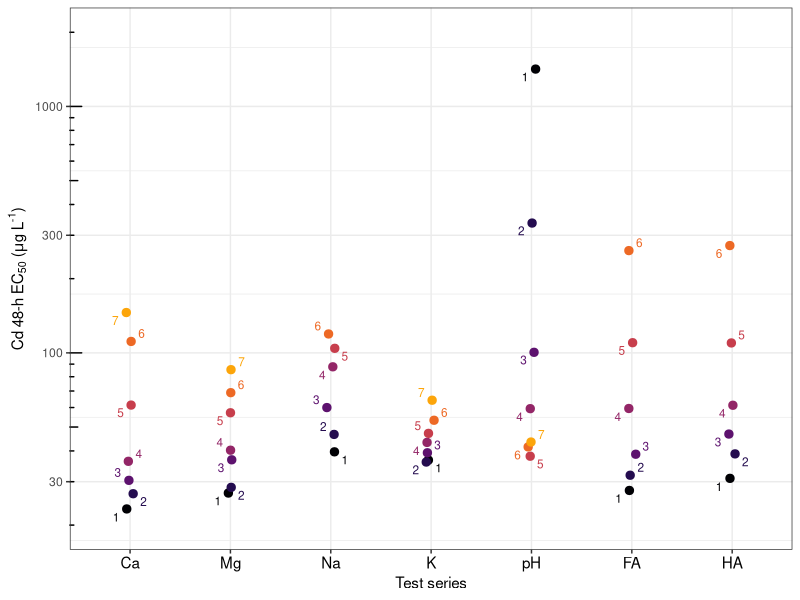
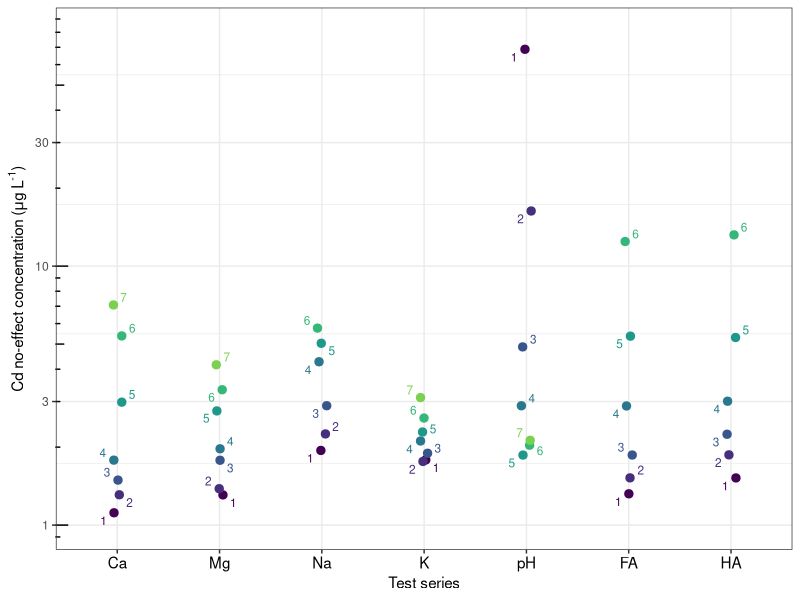
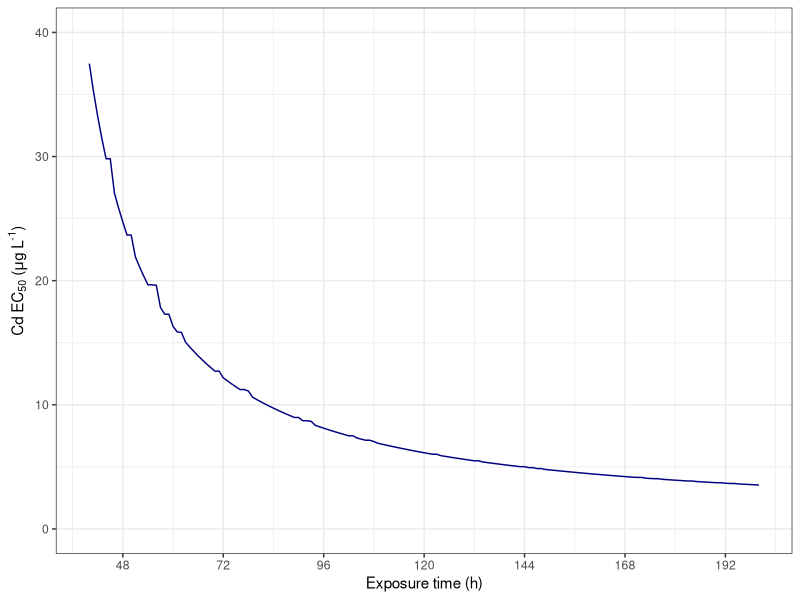

Reproduce these figures in R, in order.
## ---- chunk 1
knitr::opts_chunk$set(echo = TRUE)
## ---- chunk 2
library(deSolve) # for using the function "ode" to integrate
library(minpack.lm) # for using the function "nls.lm" to fit
library(ggplot2) # for plotting
library(ggrepel) # for adding text onto plots without overlapping
## ---- chunk 3
K_Cd <- 10^7.96 # L/mol, stability constant for Cd2+ + BL = CdBL
K_Ca <- 10^4.34 # L/mol, stability constant for Ca2+ + BL = CaBL
K_Mg <- 10^4.21 # L/mol, stability constant for Mg2+ + BL = MgBL
K_Na <- 10^3.42 # L/mol, stability constant for Na+ + BL = NaBL
K_K  <- 10^4.01 # L/mol, stability constant for K+ + BL = KBL
K_H  <- 10^8.79 # L/mol, stability constant for H+ + BL = HBL
## ---- chunk 4
ke <- 0.00308  # 1/hour, elimination rate constant of Cd
Jmax <- 3.16  # μg/g/h, maximum uptake rate of Cd 
CIT <- 33.5 # μg/g tissue, internal threshold concentration of Cd
kk <- 0.00267 # g tissue/ug Cd/hour, killing rate of Cd
h0 <- 0 # 1/hour, background hazard rate, set to 0 in this study 
## ---- chunk 5
BLM <- function (t, y, parameters) {
  Cint <- y[1]
  Hazard <- y[2]
  C_Cd <- parameters[1]
  # μg Cd/g tissue/hour, uptake rate of Cd
  Jin <- Jmax*K_Cd*C_Cd/(1 +K_Cd*C_Cd +K_Ca*C_Ca +K_Mg*C_Mg +K_Na*C_Na +K_K*C_K +K_H*C_H)
  dCint <- Jin - ke * Cint
  dHazard <- kk * max(Cint - CIT, 0) + h0
  list(c(dCint, dHazard))
}
## ---- chunk 6
fn_EC50 <- function(parameters_to_fit){
  C_Cd <- parameters_to_fit[1]
  out.fit <- ode(y = initial,
                 times = times,
                 func = BLM,
                 parms = c(C_Cd))
  n <- length(times)
  Survivorship_final <- exp(-out.fit[,3])[n]
  
  # definition of EC50: final survivorship = 0.5
  obj <- abs(Survivorship_final - 0.5) *1000
  return(obj)
}

## ---- chunk 7
fn_NEC <- function(C_Cd) {
  # NEC is calculated by solving the equation: 
  # Jin/ke = CIT (or CIT * ke - Jin = 0)
  CIT * ke - (Jmax*K_Cd*C_Cd/(1 +K_Cd*C_Cd +K_Ca*C_Ca +K_Mg*C_Mg +K_Na*C_Na +K_K*C_K +K_H*C_H))
}
## ---- chunk 8
initial <- c(Cint = 0, Hazard = 0)
## ---- chunk 9
data_WaterChem <- read.csv("WaterChem_input.csv") 
## ---- chunk 10
# Input the duration of exposure
duration <- 48  # hour, duration of exposure
times <- seq(from = 0, to = duration, by = 0.1)
parameters <- c(C_Cd = 1e-7)  # mol/L, initial value free ion activity of Cd2+
for (i in 1: length(data_WaterChem[,1])) {
  C_Ca <- data_WaterChem[i,3] #mol/L, free ion activity of Ca2+
  C_Mg <- data_WaterChem[i,4] #mol/L, free ion activity of Mg2+
  C_Na <- data_WaterChem[i,5] #mol/L, free ion activity of Na+
  C_K <- data_WaterChem[i,6] #mol/L, free ion activity of K+
  C_H <- data_WaterChem[i,7] #mol/L, free ion activity of H+
  frac_free_ion <- data_WaterChem[i,8] #ratio of free ion of Cd2+ to total Cd 
  act_coef <- data_WaterChem[i,9] # activity coefficient of Cd2+

  #calculate the EC50 based on input water chemistry 
  fit_EC50 <- optim(par=parameters, fn=fn_EC50,
                    lower=1e-9,
                    upper=1e-3,
                    method="Brent")
  
  # Converte EC50 from free ion activity (mol/L) to concentration (μg/L) 
  EC50 <- as.numeric(fit_EC50$par)/frac_free_ion/act_coef * 112.4 * 1e6
  
  # Add the estimated EC50 into the table
  data_WaterChem$EC50[i] <- EC50
  
  # Fit NEC 
  fit_NEC <- uniroot(f = fn_NEC,
                     interval = c(1e-12, 1e-6),
                     tol = 1e-20)
  
  # Convert NEC from free ion activity (mol/L) to concentration (μg/L) 
  NEC <- fit_NEC$root/frac_free_ion/act_coef * 112.4 * 1e6
  
  # Add the estimated NEC into the table
  data_WaterChem$NEC[i] <- NEC
}

## ---- chunk 11
write.csv(data_WaterChem,"output_EC50_NEC.csv")
## ---- chunk 12
d <- subset(data_WaterChem, series !="Cd" & series != "Lakes")
# Select data other than the Cd series and the natural water series for plotting 

d$series <- factor(d$series,
                   levels=c("Ca","Mg","Na","K","pH","FA", "HA"))
# Reorder the data 
## ---- chunk 13
p1 <- ggplot(d, aes(series, EC50, color=factor(level)))+
  theme_bw()+
  geom_jitter(position = position_jitter(width=0.05, height=0, seed=3),
              size=2.5)+
  scale_y_log10(limits=c(20, 2000))+
  scale_color_viridis_d(end=0.8, option="B")+
  geom_text_repel(aes(label=level),
                  size=3,
                  position = position_jitter(width=0.05, height=0, seed=3))+
  annotation_logticks(sides="l")+
  guides(color="none")+
  labs(x="Test series",
       y=expression("Cd 48-h"~EC[50]~"("*mu*g~L^"-1"*")"))+
  theme(axis.text.x = element_text(size=11, color="black"))

p1
## ---- chunk 14
p2 <- ggplot(d, aes(series, NEC, color=factor(level)))+
  theme_bw()+
  geom_jitter(position = position_jitter(width=0.05, height=0, seed=2),
              size=2.5)+
  scale_y_log10(limits=c(1, 80))+
  scale_color_viridis_d(end=0.8)+
  geom_text_repel(aes(label=level),
                  size=3,
                  position = position_jitter(width=0.05, height=0, seed=2))+
  annotation_logticks(sides="l")+
  guides(color="none")+
  labs(x="Test series",
       y=expression("Cd no-effect concentration"~"("*mu*g~L^"-1"*")"))+
  theme(axis.text.x = element_text(size=11, color="black"))

p2
## ---- chunk 15
duration <- seq(40, 200, 1)  # hour, duration of exposure ranged from 40 h to 200 h
data_EC50vsTime <- data.frame(Time=duration, EC50=0) # create a table for storing calculated EC50
parameters <- 1e-7 # initial parameter value

for (i in 1: length(duration)) {
  times <- seq(from = 0, to = duration[i], by = 0.1)
  C_Ca <- data_WaterChem[57,3] #mol/L, free ion activity of Ca2+
  C_Mg <- data_WaterChem[57,4] #mol/L, free ion activity of Mg2+
  C_Na <- data_WaterChem[57,5] #mol/L, free ion activity of Na+
  C_K <- data_WaterChem[57,6] #mol/L, free ion activity of K+
  C_H <- data_WaterChem[57,7] #mol/L, free ion activity of H+
  frac_free_ion <- data_WaterChem[57,8] # ratio of free ion of Cd2+ to total Cd 
  act_coef <- data_WaterChem[57,9] # activity coefficient of Cd2+
  
  # fit the EC50
  fit_EC50 <- nls.lm(par=parameters, 
                     fn=fn_EC50,
                     lower=1e-9,
                     upper=1e-5,
                     control=nls.lm.control(maxiter = 500,
                                          ftol=1e-20,
                                          ptol = 1e-20))
  # Use the latest EC50 as the new intial parameter value
  parameters <- fit_EC50$par 
  
  # Convert EC50 from free ion activity (mol/L) to concentration (ug/L) 
  EC50 <- as.numeric(fit_EC50$par)/frac_free_ion/act_coef * 112.4 * 1e6
  
  # Add the estimated EC50 into the table
  data_EC50vsTime$EC50[i] <- EC50
}
## ---- chunk 16
ggplot(data_EC50vsTime, aes(Time, EC50))+
  theme_bw()+
  geom_line(color="navy")+
  scale_y_continuous(limits=c(0,40))+
  scale_x_continuous(breaks=seq(48,196,24))+
  labs(x="Exposure time (h)",
       y=expression("Cd"~EC[50]~"("*mu*g~L^"-1"*")"))
